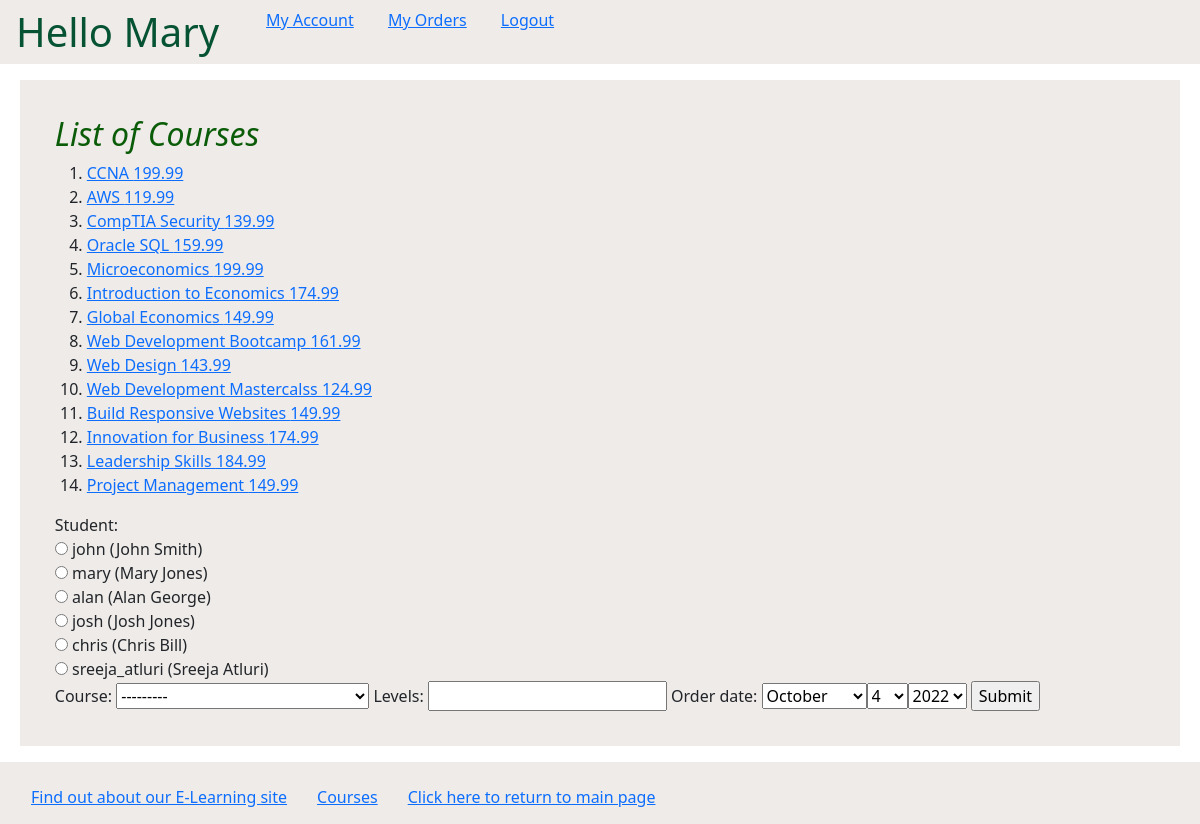
The page /myapp/place_order/ (signed in) on the database as committed earlier.
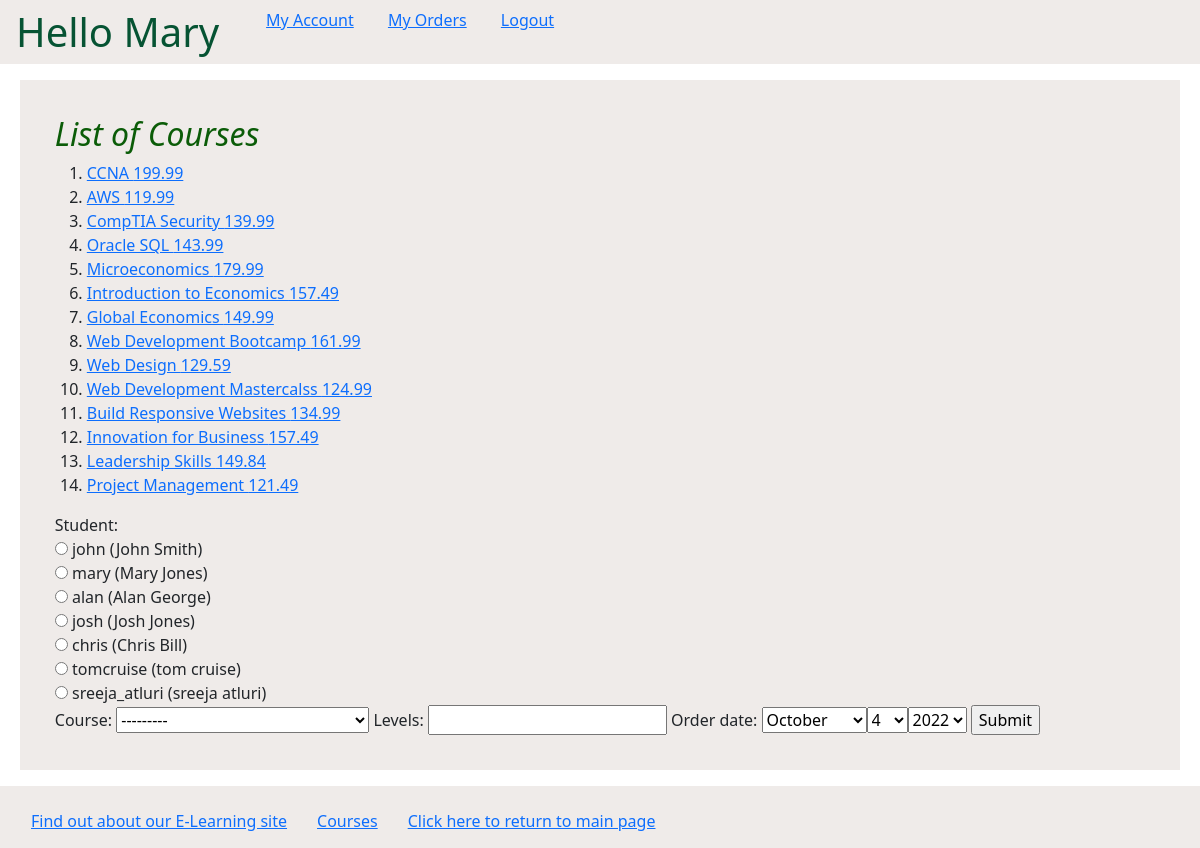
The same page on the database as committed later.
### myapp/models.py (models this page shows, shortened)
class Course(models.Model):
    topic = models.ForeignKey(Topic, related_name='courses', on_delete=models.CASCADE)
    name = models.CharField(max_length=200)
    price = models.DecimalField(max_digits=10, decimal_places=2, validators=[validateprice])
    for_everyone = models.BooleanField(default=True)
    description = models.TextField(max_length=300, null=True, blank=True)
    interested = models.PositiveIntegerField(default=0)
    stages = models.PositiveIntegerField(default=3)
    def __str__(self):
        return f"{self.name}"

### myapp/views.py (the view)
# urls.py: path(r'place_order/', views.place_order, name='place_order'),
@login_required
def place_order(request):
    msg = ''
    courlist = Course.objects.all()
    if request.method == 'POST':
        form = OrderForm(request.POST)
        if form.is_valid():
            order = form.save(commit=False)
            if order.levels <= order.course.stages:
                order.save()
                msg = 'Your course has been ordered successfully.'
                if order.course.price > 150:
                    print(order.course.discount(), "discount**************")
                    order.course.price = order.course.discount()
                    order.course.save()
            else:
                msg = 'You exceeded the number of levels for this course.'
            return render(request, 'myapp/order_response.html', {'msg': msg})
    else:
        form = OrderForm()
    return render(request, 'myapp/placeorder.html', {'form': form, 'msg': msg,
                                                     'courlist': courlist})

### myapp/forms.py
class OrderForm(forms.ModelForm):
    class Meta:
        model = Order
        fields = ['student', 'course', 'levels', 'order_date']
        widgets = {'student': forms.RadioSelect, 'order_date': forms.SelectDateWidget}

### myapp/models.py (called while the page is built)
    def __str__(self):
        return f"{self.username} ({self.first_name} {self.last_name})"

### templates/myapp/placeorder.html (shortened to what this page needs)
{% extends 'myapp/base.html' %}
{% block body_block %}
    <div style="background-color: #efebe9; padding: 3%;">
    {% if courlist %}
        <h2>List of Courses</h2>
        <ol>
            {% for course in courlist %}
                <li><a href="{% url 'myapp:course_detail' cour_id=course.id %}">{{ course.name }} {{ course.price }}</a></li>
            {% endfor %}
        </ol>
    {% else %}
        <strong>There are no available courses!</strong>
    {% endif %}
    <form action="" name="form" method="post">
        {{form}}
        <input type="submit" value="Submit" />
    </form>
    </div>
{% endblock %}

Rows that differ between the two databases and show on the page:
changed Course "Oracle SQL": price "159.99" → "143.99"
changed Course "Microeconomics": price "199.99" → "179.99"
changed Course "Introduction to Economics": price "174.99" → "157.49"
changed Course "Web Design": price "143.99" → "129.59"
changed Course "Build Responsive Websites": price "149.99" → "134.99"
changed Course "Innovation for Business": price "174.99" → "157.49"
changed Course "Leadership Skills": price "184.99" → "149.84"
changed Course "Project Management": price "149.99" → "121.49"
Other text that changed with them:
form field student: "☐ john (John Smith) ☐ mary (Mary Jones) ☐ alan (Alan George) ☐ josh (Josh Jones) ☐ chris (Chris Bill) ☐ sreeja_atluri (Sreeja Atluri)" → "☐ john (John Smith) ☐ mary (Mary Jones) ☐ alan (Alan George) ☐ josh (Josh Jones) ☐ chris (Chris Bill) ☐ tomcruise (tom cruise) ☐ sreeja_atluri (sreeja atluri)"
text no longer shown: "Student: john (John Smith) mary (Mary Jones) alan (Alan George) josh (Josh Jones) chris (Chris Bill) sreeja_atluri (Sreeja Atluri) Course: Levels: Order date:"
text now shown: "Student: john (John Smith) mary (Mary Jones) alan (Alan George) josh (Josh Jones) chris (Chris Bill) tomcruise (tom cruise) sreeja_atluri (sreeja atluri) Course: Levels: Order date:"
